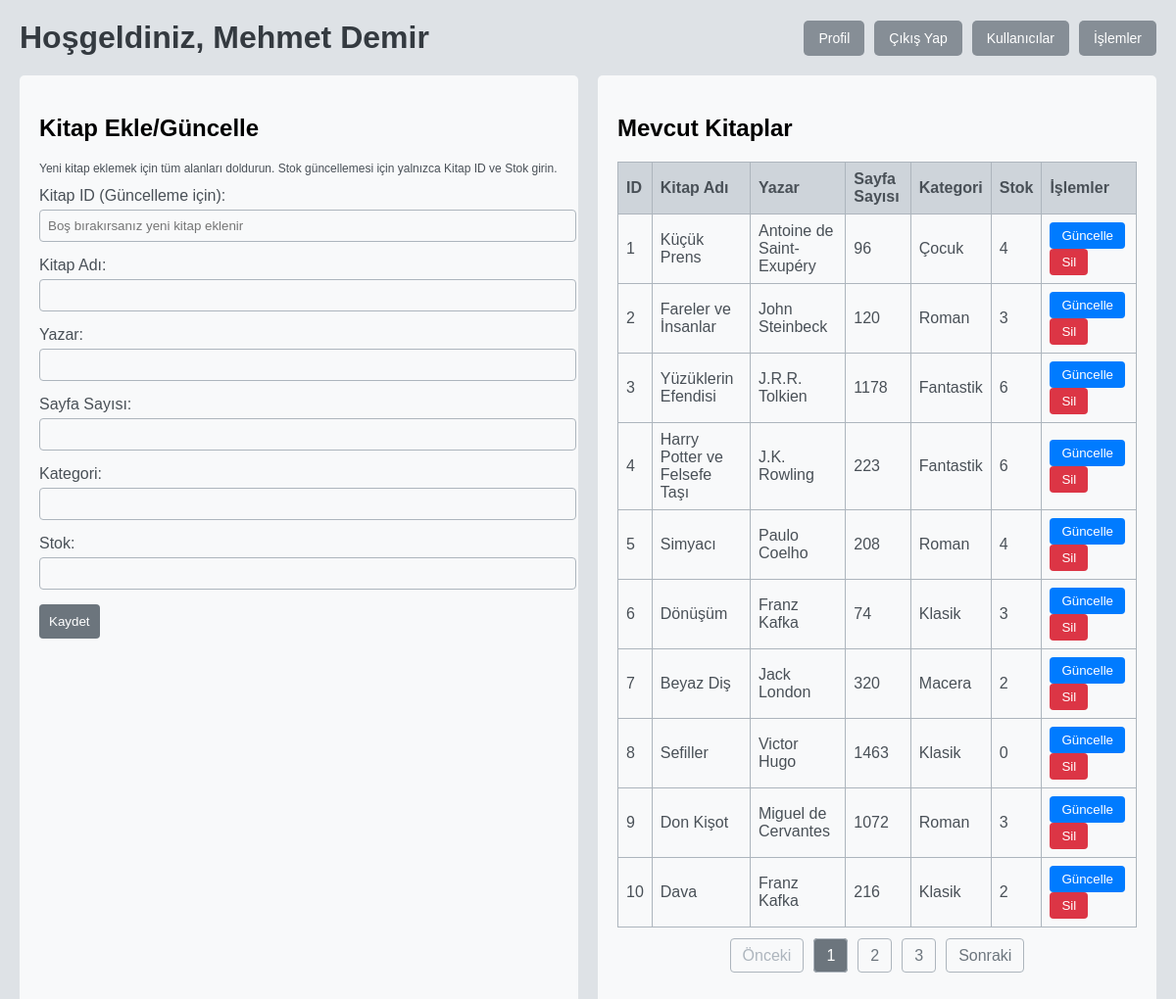
/kutuphane_personel (signed in), run on an earlier commit of the app's database.
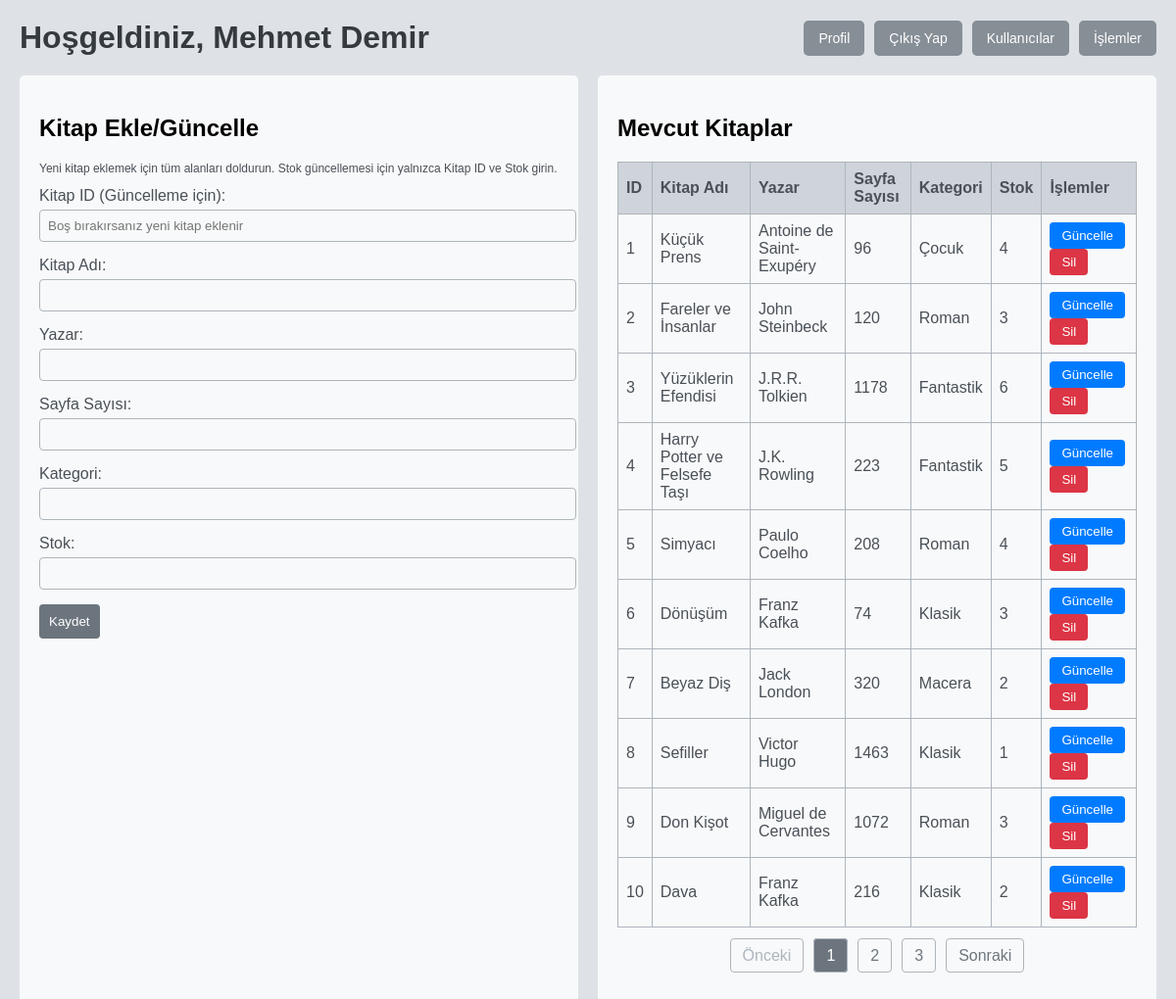
And on a later commit of the database.
### tables this page shows
CREATE TABLE kitaplar (
        id INTEGER PRIMARY KEY AUTOINCREMENT,
        kitap_adi TEXT NOT NULL,
        yazar TEXT NOT NULL,
        sayfa_sayisi INTEGER NOT NULL,
        kategori TEXT NOT NULL,
        stok INTEGER NOT NULL DEFAULT 1
    );

### app.py (the view)
@app.route('/kutuphane_personel', methods=['GET'])
def kutuphane_personel():
    if 'tc' not in session or session.get('rol') != 'personel':
        return redirect(url_for('personel_giris'))
    conn = veritabani_baglantisi()
    cur = conn.cursor()
    sayfa = request.args.get('sayfa', 1, type=int)
    sayfa_basi = 10
    cur.execute('SELECT COUNT(*) as toplam FROM kitaplar')
    toplam_kitap = cur.fetchone()['toplam']
    toplam_sayfa = (toplam_kitap + sayfa_basi - 1) // sayfa_basi
    offset = (sayfa - 1) * sayfa_basi
    cur.execute('SELECT * FROM kitaplar LIMIT ? OFFSET ?', (sayfa_basi, offset))
    kitaplar = cur.fetchall()
    conn.close()
    return render_template('kutuphane_personel.html',
                         kitaplar=kitaplar,
                         sayfa=sayfa,
                         toplam_sayfa=toplam_sayfa)

### app.py (called while the page is built)
def veritabani_baglantisi() -> sqlite3.Connection:
    conn = sqlite3.connect('kutuphane.db')
    conn.row_factory = sqlite3.Row
    return conn

### templates/kutuphane_personel.html (shortened to what this page needs)
<!DOCTYPE html>
<html lang="tr">
<head>
</head>
<body>
    <div class="app-container">
        <div class="library-section">
            <div class="header-title">
                <h1>Hoşgeldiniz, {{ session['ad_soyad'] }}</h1>
                <div class="button-container">
                    <button class="profile-btn" id="profileBtn">Profil</button>
                    <a href="{{ url_for('personel_cikis') }}" class="logout-btn">Çıkış Yap</a>
                    <a href="{{ url_for('kullanici_yonetim') }}" class="users-btn">Kullanıcılar</a>
                     <a href="{{ url_for('islemler') }}" class="islemler-btn">İşlemler</a>
                </div>
            </div>
            <div class="content-container">
                <div class="section">
                    <h2>Kitap Ekle/Güncelle</h2>
                    <p style="font-size: 12px; color: #495057;">Yeni kitap eklemek için tüm alanları doldurun. Stok güncellemesi için yalnızca Kitap ID ve Stok girin.</p>
                    <form action="{{ url_for('kitap_ekle_guncelle') }}" method="POST">
                        <div class="form-group">
                            <label for="kitap_id">Kitap ID (Güncelleme için):</label>
                            <input type="number" id="kitap_id" name="kitap_id" placeholder="Boş bırakırsanız yeni kitap eklenir">
                        </div>
                        <div class="form-group">
                            <label for="kitap_adi">Kitap Adı:</label>
                            <input type="text" id="kitap_adi" name="kitap_adi">
                        </div>
                        <div class="form-group">
                            <label for="yazar">Yazar:</label>
                            <input type="text" id="yazar" name="yazar">
                        </div>
                        <div class="form-group">
                            <label for="sayfa_sayisi">Sayfa Sayısı:</label>
                            <input type="number" id="sayfa_sayisi" name="sayfa_sayisi">
                        </div>
                        <div class="form-group">
                            <label for="kategori">Kategori:</label>
                            <input type="text" id="kategori" name="kategori">
                        </div>
                        <div class="form-group">
                            <label for="stok">Stok:</label>
                            <input type="number" id="stok" name="stok">
                        </div>
                        <button type="submit" class="submit-btn">Kaydet</button>
                    </form>
                </div>
                <div class="section">
                    <h2>Mevcut Kitaplar</h2>
                    <table>
                        <tr>
                            <th style="width: 1%;">ID</th>
                            <th>Kitap Adı</th>
                            <th>Yazar</th>
                            <th>Sayfa Sayısı</th>
                            <th>Kategori</th>
                            <th>Stok</th>
                            <th>İşlemler</th>
                        </tr>
                        {% for kitap in kitaplar %}
                        <tr>
                            <td>{{ kitap['id'] }}</td>
                            <td>{{ kitap['kitap_adi'] }}</td>
                            <td>{{ kitap['yazar'] }}</td>
                            <td>{{ kitap['sayfa_sayisi'] }}</td>
                            <td>{{ kitap['kategori'] }}</td>
                            <td>{{ kitap['stok'] }}</td>
                            <td>
                                <form action="{{ url_for('kitap_guncelle_form') }}" method="POST" style="display:inline;">
                                    <button type="submit" class="update-btn">Güncelle</button>
                                </form>
                                <form action="{{ url_for('kitap_sil') }}" method="POST" style="display:inline;" onsubmit="return confirm('Bu kitabı silmek istediğinizden emin misiniz?');">
                                    <button type="submit" class="delete-btn">Sil</button>
                                </form>
                            </td>
                        </tr>
                        {% endfor %}
                    </table>
                    {% if toplam_sayfa > 1 %}
                    <ul class="pagination">
                        <li><a href="{{ url_for('kutuphane_personel', sayfa=sayfa-1) }}" class="{{ 'disabled' if sayfa == 1 else '' }}">Önceki</a></li>
                        {% for sayfa_num in range(1, toplam_sayfa + 1) %}
                        <li><a href="{{ url_for('kutuphane_personel', sayfa=sayfa_num) }}" class="{{ 'active' if sayfa == sayfa_num else '' }}">{{ sayfa_num }}</a></li>
                        {% endfor %}
                        <li><a href="{{ url_for('kutuphane_personel', sayfa=sayfa+1) }}" class="{{ 'disabled' if sayfa == toplam_sayfa else '' }}">Sonraki</a></li>
                    </ul>
                    {% endif %}
                </div>
            </div>
        </div>
    </div>
</body>
</html>

### templates/kutuphane_personel.html (style rules this page uses)
body { margin: 0; padding: 0; min-height: 100vh; overflow-x: hidden; background-color: #e9ecef; font-family: Arial, sans-serif; }
.app-container { display: flex; min-height: 100vh; overflow-x: hidden; position: relative; }
.library-section { flex: 1; padding: 20px; background-color: #dee2e6; position: relative; }
.header-title { display: flex; justify-content: space-between; align-items: center; margin-bottom: 20px; }
.header-title h1 { margin: 0; color: #343a40; }
.button-container { display: flex; gap: 10px; }
.logout-btn, .profile-btn, .users-btn { text-decoration: none; padding: 8px 15px; background-color: #adb5bd; color: white; border-radius: 4px; font-size: 14px; transition: background-color 0.3s ease; border: none; cursor: pointer; }
.content-container { display: flex; gap: 20px; flex-wrap: wrap; }
.section { background-color: #f8f9fa; padding: 20px; border-radius: 5px; flex: 1; min-width: 300px; }
table { border-collapse: collapse; width: 100%; margin-bottom: 20px; background-color: #f8f9fa; }
th, td { border: 1px solid #adb5bd; padding: 8px; text-align: left; color: #495057; }
th { background-color: #ced4da; }
.form-group { margin-bottom: 15px; }
.form-group label { display: block; margin-bottom: 5px; color: #495057; }
.form-group input, .form-group select { width: 100%; padding: 8px; border: 1px solid #adb5bd; border-radius: 4px; background-color: #f8f9fa; }
.submit-btn { padding: 10px; background-color: #6c757d; color: white; border: none; border-radius: 4px; cursor: pointer; transition: background-color 0.3s ease; }
.update-btn { padding: 6px 12px; background-color: #007bff; color: white; border: none; border-radius: 4px; cursor: pointer; transition: background-color 0.3s ease; }
.delete-btn { padding: 6px 12px; background-color: #dc3545; color: white; border: none; border-radius: 4px; cursor: pointer; transition: background-color 0.3s ease; }
.pagination { display: flex; justify-content: center; list-style: none; padding: 0; margin: 20px 0; }
.pagination li { margin: 0 5px; }
.pagination a { text-decoration: none; padding: 8px 12px; border: 1px solid #adb5bd; color: #6c757d; border-radius: 4px; transition: background-color 0.3s ease; }
.pagination .active { background-color: #6c757d; color: white; }
.pagination .disabled { color: #adb5bd; pointer-events: none; }
.button-container { display: flex; justify-content: flex-end; gap: 10px; }
.button-container a, .button-container button { padding: 10px 15px; background-color: #868e96; color: white; border: none; border-radius: 5px; cursor: pointer; text-decoration: none; font-size: 14px; transition: background-color 0.3s ease; }

What changed in the data, as far as the page shows it:
changed kitaplar "Harry Potter ve Felsefe Taşı": stok "6" → "5"
changed kitaplar "Sefiller": stok "0" → "1"
